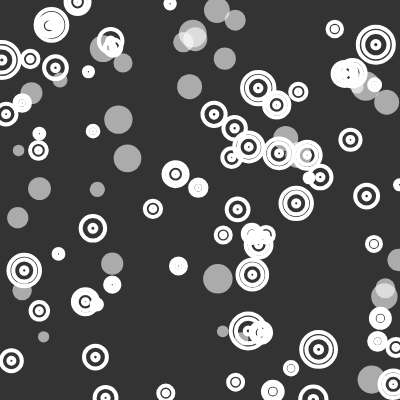
Frame 1 (no input)
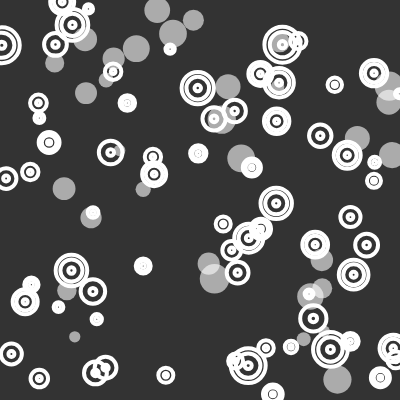
Frame 60 (no input)
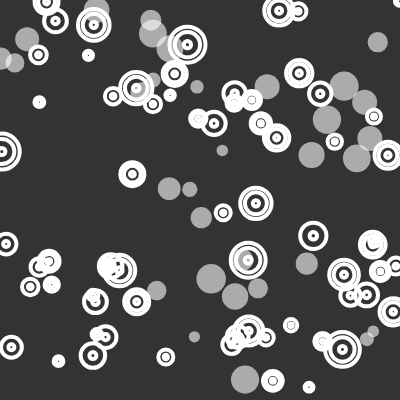
Frame 120 (the mouse pressed at the canvas centre since frame 60)

The p5.js sketch that drew these frames (run headless with seeded random() and noise() and a simulated clock; from frame 60 on, the mouse is pressed at the canvas centre):

// p5.js sketch
// ── sketch.js
const NUM_OF_PARTICLES = 100;

let particles = [];

function setup() {
    createCanvas(400, 400);

    background(51);

    for (let i = 0; i < NUM_OF_PARTICLES; i++) {
        particles[i] = new Particle(random(width));
    }
}

function draw() {
    background(51);

    for (let i = 0; i < NUM_OF_PARTICLES; i++) {
        particles[i].display();
        particles[i].update();
        particles[i].checkEdges();
    }

}

function mouseClicked() {
    for (var i = 0; i < NUM_OF_PARTICLES; i++) {
        particles[i].newId();
    }
}

// function keyPressed() {
//
//     if (key == 'x') {
//         for (var i = 0; i < NUM_OF_PARTICLES; i++) {
//             if (Math.random() < 0.1)
//                 circleColors[i] = color(255, 0, 0);
//             else
//                 circleColors[i] = color(random(255), random(255), random(255), 150);
//         }
//         return;
//     }
//
//     let c;
//     if (key == 'w') {
//         c = color(255, 150);
//     } else if (key == 'r') {
//         c = color(255, 0, 0, 150);
//     } else if (key == 'g') {
//         c = color(0, 255, 0, 150);
//     } else if (key == 'b') {
//         c = color(0, 0, 255, 150);
//     }
//
//     for (var i = 0; i < NUM_OF_PARTICLES; i++) {
//         circleColors[i] = c;
//     }
// }

// ── Particle.js
class Particle {
    constructor(xPos) {
        this.id = random(1);
        this.radius = random(5, 15);
        // this.radius = 15;
        this.xPos = xPos;
        this.yPos = random(height);
        this.xVel = random(-2, 2);
        this.yVel = random(-2, 2);
        this.partColor = color(255, 255, 255, 150);
    }

    newId() {
        this.id = random(1);
    }

    display() {
        if (this.id < 0.33) {
            noStroke();
            fill(this.partColor);
            ellipse(this.xPos, this.yPos, this.radius * 2, this.radius * 2);
        } else if (this.id < 0.66) {
            noFill();
            stroke(255);
            strokeWeight(4);
            ellipse(this.xPos, this.yPos, this.radius * 0.5, this.radius * 0.5);
            ellipse(this.xPos, this.yPos, this.radius * 1.75, this.radius * 1.75);
            ellipse(this.xPos, this.yPos, this.radius * 2.5, this.radius * 2.5);
        } else {
            noFill();
            stroke(255);
            strokeWeight(4);
            ellipse(this.xPos, this.yPos, this.radius * 0.5, this.radius * 0.5);
            ellipse(this.xPos, this.yPos, this.radius * 1.75, this.radius * 1.75);
        }

    }

    update() {
        if (this.id < 0.5) {
            this.xPos += this.xVel;
        } else {
            this.yPos += this.yVel;            
        }

    }

    checkEdges() {
        if (this.xPos < 0) {
            this.xPos = 1;
            this.xVel *= -1;
        } else if (this.xPos > width) {
            this.xPos = width - 1;
            this.xVel *= -1;
        }

        if (this.yPos < 0) {
            this.yPos = 1;
            this.yVel *= -1;
        } else if (this.yPos > height) {
            this.yPos = height -1;
            this.yVel *= -1;
        }
    }
}
